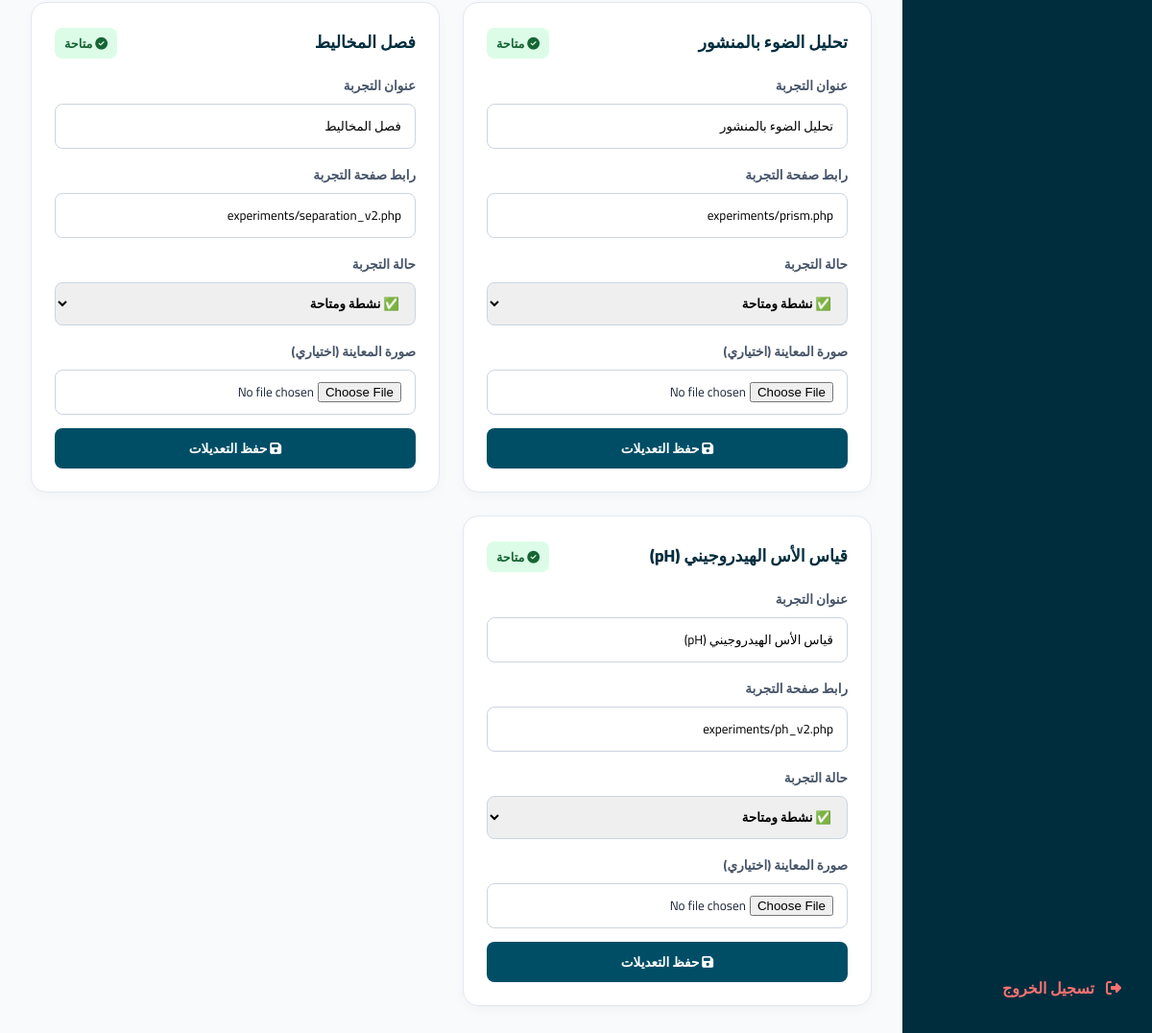
Before: /admin/experiments.php (signed in, lower part) with the older database file.
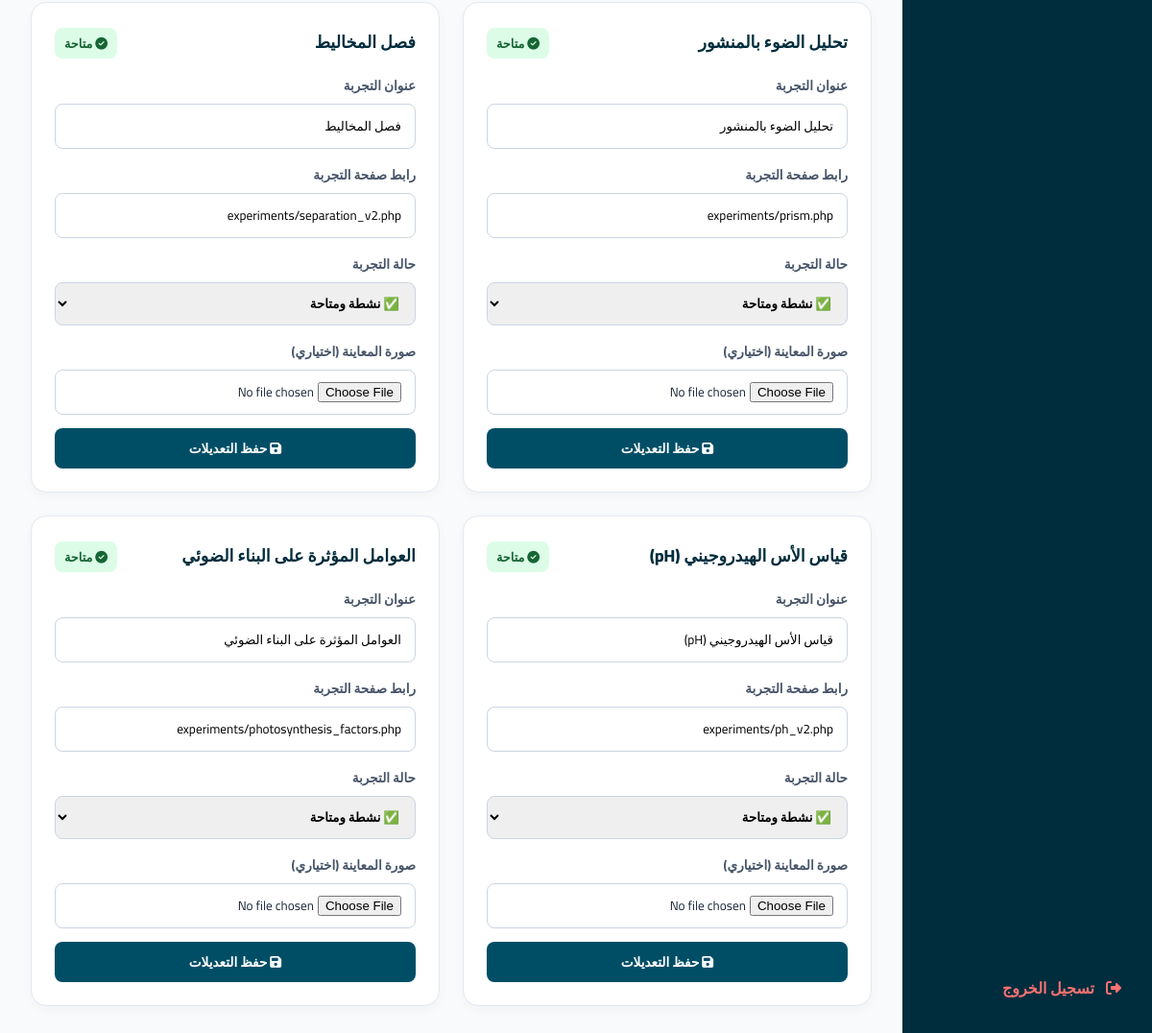
After: the same page with the newer database file.
### tables this page shows
CREATE TABLE IF NOT EXISTS `experiments` (
  `id` int(11) NOT NULL AUTO_INCREMENT,
  `code_name` varchar(50) NOT NULL,
  `title` varchar(100) NOT NULL,
  `page_url` varchar(100) NOT NULL,
  `image_url` varchar(255) DEFAULT NULL,
  `is_active` tinyint(4) DEFAULT 1 COMMENT '1=نشطة, 0=معطلة, 2=قيد التنفيذ/قريباً',
  `created_at` timestamp NOT NULL DEFAULT current_timestamp(),
  PRIMARY KEY (`id`),
  UNIQUE KEY `code_name` (`code_name`)
);

### functions.php (called while the page is built, shortened)
<?php
require_once __DIR__ . '/config.php';
function getAllExperiments($active_only = false) {
    global $conn;
    $query = "SELECT * FROM experiments";
    $query .= " ORDER BY id ASC";
    $result = mysqli_query($conn, $query);
    return $result ? $result->fetch_all(MYSQLI_ASSOC) : [];
}

### admin/experiments.php (the view, shortened to what this page needs)
<?php
$experiments = getAllExperiments();
?>
<!DOCTYPE html>
<html lang="ar" dir="rtl">
<head>
    <link rel="stylesheet" href="https://cdnjs.cloudflare.com/ajax/libs/font-awesome/6.4.0/css/all.min.css">
</head>
<body>
    <div class="sidebar">
        <a href="auth.php?logout=1" class="nav-item" style="margin-top: auto; color: #f87171;"><i class="fas fa-sign-out-alt"></i> تسجيل الخروج</a>
    </div>
    <div class="main-content">
        <div class="grid">
            <?php foreach ($experiments as $exp): ?>
                <div class="card">
                    <div class="card-header">
                        <div class="card-title"><?=htmlspecialchars($exp['title'])?></div>
                        <div>
                            <?php if ($exp['is_active'] == 1): ?>
                                <span style="background:#dcfce7; color:#166534; padding:4px 10px; border-radius:8px; font-weight:700; font-size:0.8rem;"><i class="fas fa-check-circle"></i> متاحة</span>
                            <?php elseif ($exp['is_active'] == 2): ?>
                                <span style="background:#fef3c7; color:#92400e; padding:4px 10px; border-radius:8px; font-weight:700; font-size:0.8rem;"><i class="fas fa-hourglass-half"></i> قيد التنفيذ</span>
                            <?php else: ?>
                                <span style="background:#f1f5f9; color:#64748b; padding:4px 10px; border-radius:8px; font-weight:700; font-size:0.8rem;"><i class="fas fa-ban"></i> معطلة</span>
                            <?php endif; ?>
                        </div>
                    </div>
                    <form method="POST" enctype="multipart/form-data">
                        <div class="form-group">
                            <label>عنوان التجربة</label>
                            <input type="text" name="title" value="<?=htmlspecialchars($exp['title'])?>" required>
                        </div>
                        <div class="form-group">
                            <label>رابط صفحة التجربة</label>
                            <input type="text" name="page_url" value="<?=htmlspecialchars($exp['page_url'])?>">
                        </div>
                        <div class="form-group">
                            <label>حالة التجربة</label>
                            <select name="is_active" style="width: 100%; padding: 8px 12px; border: 1px solid #cbd5e1; border-radius: 8px; outline: none; font-family: 'Cairo'; font-weight: 700;">
                                <option value="1" <?=$exp['is_active'] == 1 ? 'selected' : ''?>>✅ نشطة ومتاحة</option>
                            </select>
                        </div>
                        <div class="form-group">
                            <label>صورة المعاينة (اختياري)</label>
                            <input type="file" name="exp_image" accept="image/*">
                        </div>
                        <button type="submit" name="update_exp" class="btn" style="width:100%;"><i class="fas fa-save"></i> حفظ التعديلات</button>
                    </form>
                </div>
            <?php endforeach; ?>
        </div>
    </div>
</body>
</html>

Changed rows visible on the page:
added experiments: title "العوامل المؤثرة على البناء الضوئي", shows "متاحة", page_url "experiments/photosynthesis_factors.php", is_active "✅ نشطة ومتاحة"
